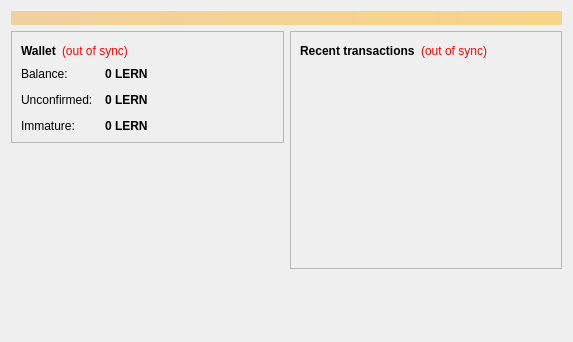
<?xml version="1.0" encoding="UTF-8"?>
<ui version="4.0">
 <class>OverviewPage</class>
 <widget class="QWidget" name="OverviewPage">
  <property name="geometry">
   <rect>
    <x>0</x>
    <y>0</y>
    <width>573</width>
    <height>342</height>
   </rect>
  </property>
  <property name="windowTitle">
   <string>Form</string>
  </property>
  <layout class="QVBoxLayout" name="topLayout">
   <item>
    <widget class="QLabel" name="labelAlerts">
     <property name="visible">
      <bool>false</bool>
     </property>
     <property name="styleSheet">
      <string notr="true">background-color: qlineargradient(x1: 0, y1: 0, x2: 1, y2: 0, stop:0 #F0D0A0, stop:1 #F8D488); color:#000000;</string>
     </property>
     <property name="wordWrap">
      <bool>true</bool>
     </property>
     <property name="margin">
      <number>3</number>
     </property>
    </widget>
   </item>
   <item>
    <layout class="QHBoxLayout" name="horizontalLayout" stretch="1,1">
     <item>
      <layout class="QVBoxLayout" name="verticalLayout_2">
       <item>
        <widget class="QFrame" name="frame">
         <property name="frameShape">
          <enum>QFrame::StyledPanel</enum>
         </property>
         <property name="frameShadow">
          <enum>QFrame::Raised</enum>
         </property>
         <layout class="QVBoxLayout" name="verticalLayout_4">
          <item>
           <layout class="QHBoxLayout" name="horizontalLayout_4">
            <item>
             <widget class="QLabel" name="label_5">
              <property name="font">
               <font>
                <weight>75</weight>
                <bold>true</bold>
               </font>
              </property>
              <property name="text">
               <string>Wallet</string>
              </property>
             </widget>
            </item>
            <item>
             <widget class="QLabel" name="labelWalletStatus">
              <property name="toolTip">
               <string>The displayed information may be out of date. Your wallet automatically synchronizes with the Litecoin network after a connection is established, but this process has not completed yet.</string>
              </property>
              <property name="styleSheet">
               <string notr="true">QLabel { color: red; }</string>
              </property>
              <property name="text">
               <string notr="true">(out of sync)</string>
              </property>
              <property name="alignment">
               <set>Qt::AlignLeading|Qt::AlignLeft|Qt::AlignVCenter</set>
              </property>
             </widget>
            </item>
            <item>
             <spacer name="horizontalSpacer_2">
              <property name="orientation">
               <enum>Qt::Horizontal</enum>
              </property>
              <property name="sizeHint" stdset="0">
               <size>
                <width>40</width>
                <height>20</height>
               </size>
              </property>
             </spacer>
            </item>
           </layout>
          </item>
          <item>
           <layout class="QFormLayout" name="formLayout_2">
            <property name="fieldGrowthPolicy">
             <enum>QFormLayout::AllNonFixedFieldsGrow</enum>
            </property>
            <property name="horizontalSpacing">
             <number>12</number>
            </property>
            <property name="verticalSpacing">
             <number>12</number>
            </property>
            <item row="0" column="0">
             <widget class="QLabel" name="label">
              <property name="text">
               <string>Balance:</string>
              </property>
             </widget>
            </item>
            <item row="0" column="1">
             <widget class="QLabel" name="labelBalance">
              <property name="font">
               <font>
                <weight>75</weight>
                <bold>true</bold>
               </font>
              </property>
              <property name="cursor">
               <cursorShape>IBeamCursor</cursorShape>
              </property>
              <property name="toolTip">
               <string>Your current balance</string>
              </property>
              <property name="text">
               <string notr="true">0 LERN</string>
              </property>
              <property name="textInteractionFlags">
               <set>Qt::LinksAccessibleByMouse|Qt::TextSelectableByKeyboard|Qt::TextSelectableByMouse</set>
              </property>
             </widget>
            </item>
            <item row="1" column="0">
             <widget class="QLabel" name="label_3">
              <property name="text">
               <string>Unconfirmed:</string>
              </property>
             </widget>
            </item>
            <item row="1" column="1">
             <widget class="QLabel" name="labelUnconfirmed">
              <property name="font">
               <font>
                <weight>75</weight>
                <bold>true</bold>
               </font>
              </property>
              <property name="cursor">
               <cursorShape>IBeamCursor</cursorShape>
              </property>
              <property name="toolTip">
               <string>Total of transactions that have yet to be confirmed, and do not yet count toward the current balance</string>
              </property>
              <property name="text">
               <string notr="true">0 LERN</string>
              </property>
              <property name="textInteractionFlags">
               <set>Qt::LinksAccessibleByMouse|Qt::TextSelectableByKeyboard|Qt::TextSelectableByMouse</set>
              </property>
             </widget>
            </item>
            <item row="2" column="0">
             <widget class="QLabel" name="labelImmatureText">
              <property name="text">
               <string>Immature:</string>
              </property>
             </widget>
            </item>
            <item row="2" column="1">
             <widget class="QLabel" name="labelImmature">
              <property name="font">
               <font>
                <weight>75</weight>
                <bold>true</bold>
               </font>
              </property>
              <property name="toolTip">
               <string>Mined balance that has not yet matured</string>
              </property>
              <property name="text">
               <string notr="true">0 LERN</string>
              </property>
              <property name="textInteractionFlags">
               <set>Qt::LinksAccessibleByMouse|Qt::TextSelectableByKeyboard|Qt::TextSelectableByMouse</set>
              </property>
             </widget>
            </item>
           </layout>
          </item>
         </layout>
        </widget>
       </item>
       <item>
        <spacer name="verticalSpacer">
         <property name="orientation">
          <enum>Qt::Vertical</enum>
         </property>
         <property name="sizeHint" stdset="0">
          <size>
           <width>20</width>
           <height>40</height>
          </size>
         </property>
        </spacer>
       </item>
      </layout>
     </item>
     <item>
      <layout class="QVBoxLayout" name="verticalLayout_3">
       <item>
        <widget class="QFrame" name="frame_2">
         <property name="frameShape">
          <enum>QFrame::StyledPanel</enum>
         </property>
         <property name="frameShadow">
          <enum>QFrame::Raised</enum>
         </property>
         <layout class="QVBoxLayout" name="verticalLayout">
          <item>
           <layout class="QHBoxLayout" name="horizontalLayout_2">
            <item>
             <widget class="QLabel" name="label_4">
              <property name="text">
               <string>&lt;b&gt;Recent transactions&lt;/b&gt;</string>
              </property>
             </widget>
            </item>
            <item>
             <widget class="QLabel" name="labelTransactionsStatus">
              <property name="toolTip">
               <string>The displayed information may be out of date. Your wallet automatically synchronizes with the Litecoin network after a connection is established, but this process has not completed yet.</string>
              </property>
              <property name="styleSheet">
               <string notr="true">QLabel { color: red; }</string>
              </property>
              <property name="text">
               <string notr="true">(out of sync)</string>
              </property>
              <property name="alignment">
               <set>Qt::AlignRight|Qt::AlignTrailing|Qt::AlignVCenter</set>
              </property>
             </widget>
            </item>
            <item>
             <spacer name="horizontalSpacer">
              <property name="orientation">
               <enum>Qt::Horizontal</enum>
              </property>
              <property name="sizeHint" stdset="0">
               <size>
                <width>40</width>
                <height>20</height>
               </size>
              </property>
             </spacer>
            </item>
           </layout>
          </item>
          <item>
           <widget class="QListView" name="listTransactions">
            <property name="styleSheet">
             <string notr="true">QListView { background: transparent; }</string>
            </property>
            <property name="frameShape">
             <enum>QFrame::NoFrame</enum>
            </property>
            <property name="verticalScrollBarPolicy">
             <enum>Qt::ScrollBarAlwaysOff</enum>
            </property>
            <property name="horizontalScrollBarPolicy">
             <enum>Qt::ScrollBarAlwaysOff</enum>
            </property>
            <property name="selectionMode">
             <enum>QAbstractItemView::NoSelection</enum>
            </property>
           </widget>
          </item>
         </layout>
        </widget>
       </item>
       <item>
        <spacer name="verticalSpacer_2">
         <property name="orientation">
          <enum>Qt::Vertical</enum>
         </property>
         <property name="sizeHint" stdset="0">
          <size>
           <width>20</width>
           <height>40</height>
          </size>
         </property>
        </spacer>
       </item>
      </layout>
     </item>
    </layout>
   </item>
  </layout>
 </widget>
 <resources/>
 <connections/>
</ui>
